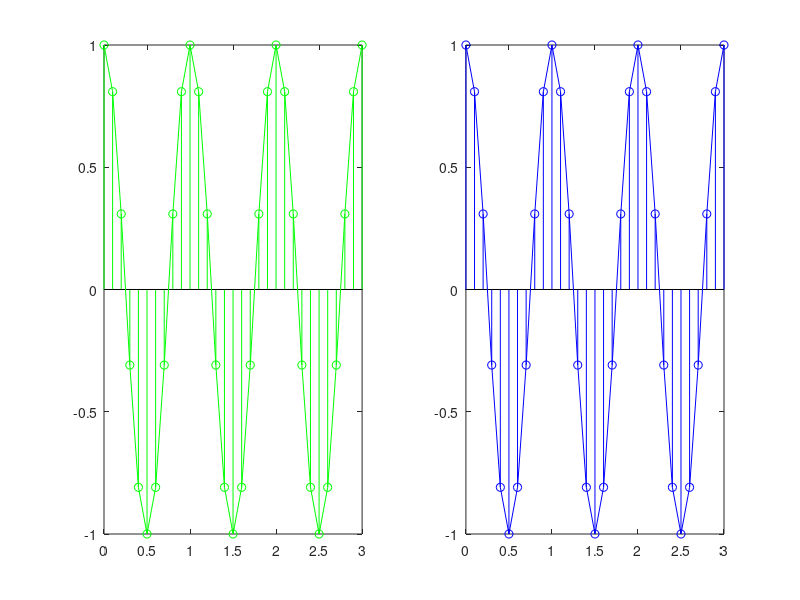
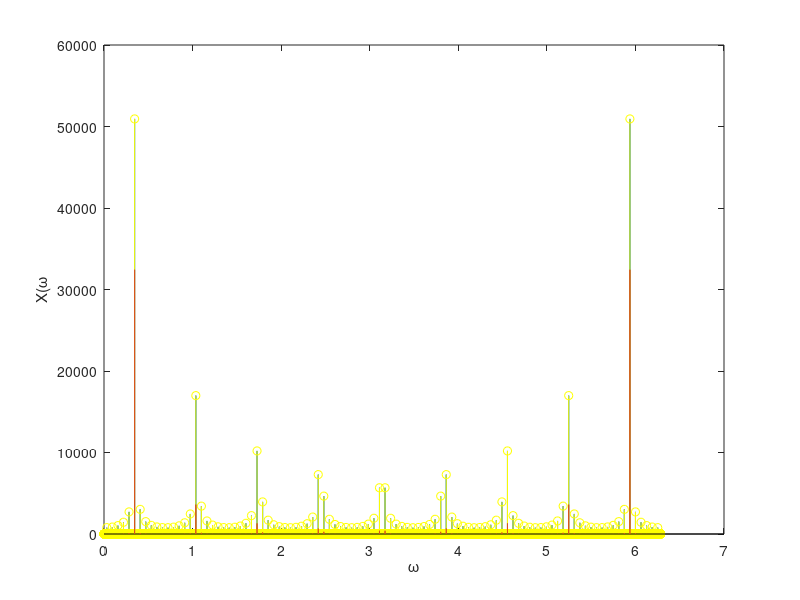

MATLAB code for these plots, in order: (Note: this script raises an error after producing the figures.)
%%Vjezba4
%% Zadak 1   
t = 0:0.05:3; %Fs = 20Hz
%% Zadatal 2
x = cos(2*pi*t); % F = 1
vrijeme = 0:0.05:3-0.05; %% bolji nacin! -> po formuli sin(2*pi*440*n/Fs);
%%odredimo broj odmjeraka n pa je t = n/Fs
%%umjesto 440 pisemo zeljenu frekvenciju

plot(t,x);
xlabel('t');
ylabel('x(t)');
hold on
stem(t,x,'r');
%% Zadatak 3
t = 0:0.1:3; % Fs = 10Hz
x = cos(2*pi*t);
stem(t,x,'g');
plot(t,x,'g');
%% Zadatak 4
t = 0:0.5:3; % Fs = 2Hz
x = cos(2*pi*t);
stem(t,x,'y');
plot(t,x,'y');

%% Zadatak 5
t1 = 0:0.05:3;
t2 = 0:0.1:3;
t3 = 0:0.5:3;
x1 = cos(2*pi*t1);
x2 = cos(2*pi*t2);
x3 = cos(2*pi*t3);
plot(t1,x1,'r');
hold on
plot(t2,x2,'g');
plot(t3,x3,'y');
stem(t1,x1,'r');
stem(t2,x2,'g');
stem(t3,x3,'y');

%% Zadatak 6
hold off
t = 0:0.1:3; % Fs = 10Hz
x = cos(2*pi*t);
subplot(1,2,1);
stem(t,x,'g');
hold on
plot(t,x,'g');
x1 = cos(2*pi*19*t);
subplot(1,2,2);
stem(t,x1,'b');
hold on
plot(t,x1,'b');
%Reprezentacija ovih signala je identicna zato sto nije postovana 
%Nikvistivo frekvencija odmjeravanja (razliciti signali a ista
%reprezen).

%% Zadatak 7
t = 0:1/11025:2-1/11025;
x = 0.5*cos(2*pi*440*t);
sound(x,11025);
%% Zadatak 8
t = 0:1/11025:2-1/11025;
x = 0.5*cos(2*pi*220*t);
sound(x,11025);
%Nize frekvencije dublji tonovi

%% Zadatak 2.1
figure
Fs = 8000;
t = 0:1/Fs:1-1/Fs;
F = 440;
x = cos(2*pi*F*t);
X = fft(x);
N = length(t);
w = 2*pi*[0:N-1]/N;
f = Fs*[0:N-1]/N;
plot(w,abs(X));
ylabel('|X(\omega)|'); xlabel('\omega')
title('Amplitudni spektar');

%% Zadatak 2.2
Fs = 8000;
F = 440;
t = [0:1/Fs:1-1/Fs];
x1 = cos(2*pi*F*t);
x2 = 0.8*cos(2*pi*1000*t);
x3 = 0.1*cos(2*pi*2000*t);
x4 = 0.04*cos(2*pi*3000*t);
x = x3+x1+x2+x4;
plot(x4)
axis([0 100 -0.05 0.05])
N = length(t);
w = 2*pi*(0:N-1)/N;%u rad/s. 
%Ako hocemo Hz -> w = (0:N-1)/N;
X = fft(x);
plot(w,abs(X))
xlabel('\omega'); ylabel('X(\omega)')
%% Zadatak 2.3
Fs = 8000;
F = 440;
t = [0:10*Fs-1]/Fs;
N = length(t);
x = square(2*pi*F*t);
X = fft(x);
w = 2*pi*(0:N-1)/N;
plot(w,abs(X));
hold on
stem(w,abs(X),'y');
xlabel('\omega'); ylabel('X(\omega')
%% Zadatak 2.4

Fs = 8000;
F = 440;
t = [0:10*Fs-1]/Fs;
N = length(t);
x = sawtooth(2*pi*F*t,0.5);
X = fft(x);
w = 2*pi*(0:N-1)/N;
plot(w,abs(X));
xlabel('\omega'); ylabel('X(\omega')
%% Zadatak 2.5
[x Fs] = wavread('piano_A4');
plot(x);
sound(x,Fs);
N = length(x);
X = fft(x);
w = 2*pi*(0:N-1)/N;
plot(w,abs(X));
xlabel('\omega'); ylabel('X(\omega')
%% Zadatak 3.1
[x Fs] = wavread('piano_A4');
plot(x);
sound(x,Fs);
N = length(x);
X = fft(x);
w = 2*pi*(0:N-1)/N;
plot(w,abs(X));
for i = 1:N
    if(abs(X(i)) > 1200)
        A = abs(X(i));
        k = i;        
        break;
    end
end
F = Fs * k / N; %%Fs i N su jednkani ako je t = 1s @ moze se ovo dosta elegantnije odraditi
x = A * cos(w*F);
t = [0:1/Fs:(N-1)/Fs];
for i = 1:N/10 % /10 da brze izracuna - malo nepreciznije
    x = x + (abs(X(i))*cos(2*pi*(F+Fs*i/N)*t));
end
x = x/max(abs(x));
plot(t,x);
sound(x,Fs);
%% Zadatak 3.2
y = exp(-t/0.35);
x1 = x.*y;
%
plot(t,x1);
sound(x1,Fs);sound(x,Fs);
%za test
[x Fs] = wavread('piano_A4');
plot(x);
sound(x,Fs);
%% Zadatak 3.3
Fc1 = 262;
Fk = 262/8;

F1 = Fc1 + 0 * Fk;
F2 = Fc1 + 1 * Fk;
F3 = Fc1 + 2 * Fk;
F4 = Fc1 + 3 * Fk;
F5 = Fc1 + 4 * Fk;
F6 = Fc1 + 5 * Fk;
F7 = Fc1 + 6 * Fk;
F8 = Fc1 + 7 * Fk;

Fs = 8000;
t = [0:0.5*Fs-1]/Fs;

x1 = cos(2*pi*t*F1);
x2 = cos(2*pi*t*F2);
x3 = cos(2*pi*t*F3);
x4 = cos(2*pi*t*F4);
x5 = cos(2*pi*t*F5);
x6 = cos(2*pi*t*F6);
x7 = cos(2*pi*t*F7);
x8 = cos(2*pi*t*F8);

sound(x1,Fs);
sound(x2,Fs);
sound(x3,Fs);
sound(x4,Fs);
sound(x5,Fs);
sound(x6,Fs);
sound(x7,Fs);
sound(x8,Fs);

sound(x1,Fs);

%% Zadatak 4.1
Fs = 8000;
t = [0:Fs-1]/Fs;
x1 = cos(2*pi*100*t);
x2 = cos(2*pi*200*t);
x3 = cos(2*pi*500*t);
x4 = cos(2*pi*1000*t);
x = [x1 x2 x3 x4];
plot(x)
axis([1000 1200 -2 2])%podesava prikaz
spectrogram(x,hamming(256),128,1024,Fs,'yaxis')
%% Zadatak 4.2
Fs = 22050;
mi = 11025;
t = [0:Fs-1]/Fs;
x = cos(2*pi*mi*t.*t);
sound(x,Fs);
spectrogram(x,hamming(256),255,1024,Fs,'yaxis')
%% Zadatak 4.3
[x Fs] = wavread('piano_A4');
spectrogram(x,hamming(512),256,1024,Fs,'yaxis')
%% Zadatak 4.4
[x Fs] = wavread('iaeao');
sound(x,Fs)
spectrogram(x,hamming(512),480,1024,Fs,'yaxis')
%% Zadatak 4.5
spectrogram(x,hamming(64),32,1024,Fs,'yaxis')
%% Zadatak 4.6
[x Fs] = wavread('sat');
sound(x,Fs)
spectrogram(x,hamming(512),481,1024,Fs,'yaxis')
